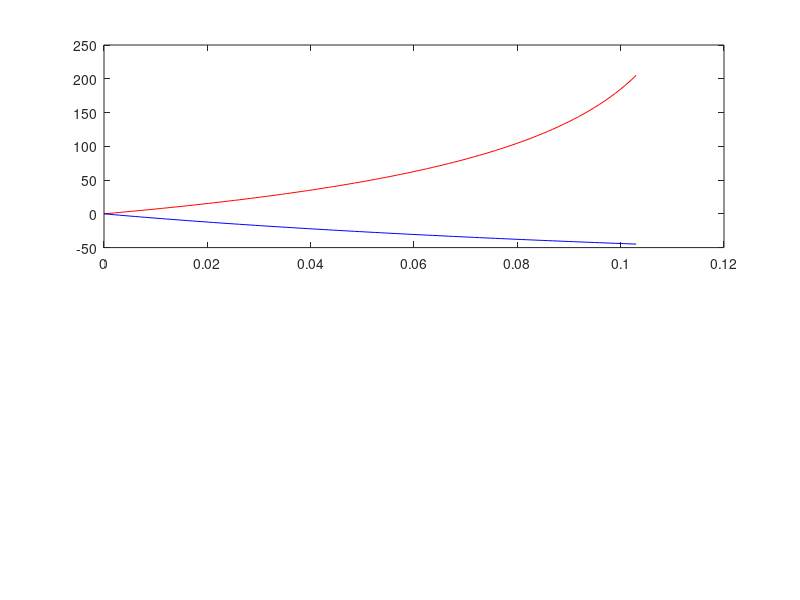

Reproduce this figure in MATLAB. (Note: this script raises an error after producing the figure.)
clear;
clc;
close all;

M = csvread("dados_acelerometro_1.csv");

% Adquire os dados medidos do acelerometro
theta = M(33:45,1);
c21 = M(33:45,2);
c32 = M(33:45,3);
c21d = c21-c21(1);
c32d = c32-c32(1);


% deixa os dados medidos na mesma proporção dos modelados
theta = linspace(0, 0.103, 13); 

Eq = csvread("acelerometro_eq_pontos.csv");

% Adquire os dados modelados do acelerometro
C12_eq = Eq(1:103,1)'*10;
C32_eq = Eq(115:217,1)'*10;

C21d_eq = C12_eq-C12_eq(1);
C32d_eq = C32_eq-C32_eq(1);

theta_eq = linspace(0, 0.103, 103);


% Plot dos dois dados comparando a capacitancia com o angulo
figure(1)
title("Capacitancia pelo angulo(°)")
subplot(2,1,1)
plot(theta_eq, C21d_eq, 'r', theta_eq, C32d_eq, 'b')
subtitle("Modelado")
xlabel("Angulo (°)")
ylabel("Capacitancia (pF)")
subplot(2,1,2)
plot(theta, c21d, "r", theta, c32d, "b")
subtitle("Obtidos")
xlabel("Angulo (°)")
ylabel("Capacitancia (pF)")

% Plot comparando a variacao entre eles
figure(2)
title("Variação C1 por C2")
subplot(2,1,1)
plot(C21d_eq, C32d_eq, "r")
title("Modelada")
xlabel("C2")
ylabel("C1")

subplot(2,1,2)
plot(c21d, c32d, "r")
title("Obtido")
